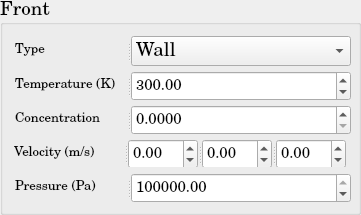
          <widget class="QGroupBox" name="DM_BoundaryCondition_Front">
           <property name="minimumSize">
            <size>
             <width>361</width>
             <height>215</height>
            </size>
           </property>
           <property name="maximumSize">
            <size>
             <width>361</width>
             <height>215</height>
            </size>
           </property>
           <property name="font">
            <font>
             <family>Century Schoolbook L</family>
             <pointsize>14</pointsize>
             <weight>50</weight>
             <bold>false</bold>
            </font>
           </property>
           <property name="title">
            <string>Front</string>
           </property>
           <layout class="QGridLayout" name="gridLayout_34">
            <item row="0" column="0">
             <widget class="QSplitter" name="splitter_81">
              <property name="minimumSize">
               <size>
                <width>338</width>
                <height>30</height>
               </size>
              </property>
              <property name="maximumSize">
               <size>
                <width>331</width>
                <height>30</height>
               </size>
              </property>
              <property name="orientation">
               <enum>Qt::Horizontal</enum>
              </property>
              <widget class="QLabel" name="DM_Type_Front_BC">
               <property name="minimumSize">
                <size>
                 <width>110</width>
                 <height>30</height>
                </size>
               </property>
               <property name="maximumSize">
                <size>
                 <width>110</width>
                 <height>30</height>
                </size>
               </property>
               <property name="text">
                <string>&lt;html&gt;&lt;head/&gt;&lt;body&gt;&lt;p&gt;&lt;span style=&quot; font-size:10pt;&quot;&gt;Type&lt;/span&gt;&lt;/p&gt;&lt;/body&gt;&lt;/html&gt;</string>
               </property>
              </widget>
              <widget class="QComboBox" name="DM_Type_Front_BC_ComboBox">
               <property name="minimumSize">
                <size>
                 <width>220</width>
                 <height>30</height>
                </size>
               </property>
               <property name="maximumSize">
                <size>
                 <width>220</width>
                 <height>30</height>
                </size>
               </property>
               <item>
                <property name="text">
                 <string>Wall</string>
                </property>
               </item>
               <item>
                <property name="text">
                 <string>Inlet</string>
                </property>
               </item>
               <item>
                <property name="text">
                 <string>Outlet</string>
                </property>
               </item>
               <item>
                <property name="text">
                 <string>Neumann</string>
                </property>
               </item>
               <item>
                <property name="text">
                 <string>Dirichlet</string>
                </property>
               </item>
              </widget>
             </widget>
            </item>
            <item row="1" column="0">
             <widget class="QSplitter" name="splitter_82">
              <property name="minimumSize">
               <size>
                <width>338</width>
                <height>30</height>
               </size>
              </property>
              <property name="maximumSize">
               <size>
                <width>331</width>
                <height>30</height>
               </size>
              </property>
              <property name="orientation">
               <enum>Qt::Horizontal</enum>
              </property>
              <widget class="QLabel" name="DM_Temperature_Front_BC">
               <property name="minimumSize">
                <size>
                 <width>110</width>
                 <height>30</height>
                </size>
               </property>
               <property name="maximumSize">
                <size>
                 <width>110</width>
                 <height>30</height>
                </size>
               </property>
               <property name="text">
                <string>&lt;html&gt;&lt;head/&gt;&lt;body&gt;&lt;p&gt;&lt;span style=&quot; font-size:10pt;&quot;&gt;Temperature (K)&lt;/span&gt;&lt;/p&gt;&lt;/body&gt;&lt;/html&gt;</string>
               </property>
              </widget>
              <widget class="QDoubleSpinBox" name="DM_Temperature_Front_BC_doubleSpinBox">
               <property name="minimumSize">
                <size>
                 <width>220</width>
                 <height>30</height>
                </size>
               </property>
               <property name="maximumSize">
                <size>
                 <width>220</width>
                 <height>30</height>
                </size>
               </property>
               <property name="font">
                <font>
                 <pointsize>11</pointsize>
                </font>
               </property>
               <property name="maximum">
                <double>1000000000.000000000000000</double>
               </property>
               <property name="value">
                <double>300.000000000000000</double>
               </property>
              </widget>
             </widget>
            </item>
            <item row="2" column="0">
             <widget class="QSplitter" name="splitter_103">
              <property name="minimumSize">
               <size>
                <width>338</width>
                <height>30</height>
               </size>
              </property>
              <property name="maximumSize">
               <size>
                <width>331</width>
                <height>30</height>
               </size>
              </property>
              <property name="orientation">
               <enum>Qt::Horizontal</enum>
              </property>
              <widget class="QLabel" name="DM_Concentration_Front_BC">
               <property name="minimumSize">
                <size>
                 <width>110</width>
                 <height>30</height>
                </size>
               </property>
               <property name="maximumSize">
                <size>
                 <width>110</width>
                 <height>30</height>
                </size>
               </property>
               <property name="text">
                <string>&lt;html&gt;&lt;head/&gt;&lt;body&gt;&lt;p&gt;&lt;span style=&quot; font-size:10pt;&quot;&gt;Concentration&lt;/span&gt;&lt;/p&gt;&lt;/body&gt;&lt;/html&gt;</string>
               </property>
              </widget>
              <widget class="QDoubleSpinBox" name="DM_Concentration_Front_BC_doubleSpinBox">
               <property name="minimumSize">
                <size>
                 <width>220</width>
                 <height>30</height>
                </size>
               </property>
               <property name="maximumSize">
                <size>
                 <width>220</width>
                 <height>30</height>
                </size>
               </property>
               <property name="font">
                <font>
                 <pointsize>11</pointsize>
                </font>
               </property>
               <property name="decimals">
                <number>4</number>
               </property>
               <property name="maximum">
                <double>1.000000000000000</double>
               </property>
               <property name="singleStep">
                <double>0.010000000000000</double>
               </property>
              </widget>
             </widget>
            </item>
            <item row="3" column="0">
             <widget class="QSplitter" name="splitter_83">
              <property name="orientation">
               <enum>Qt::Horizontal</enum>
              </property>
              <widget class="QLabel" name="DM_Velocity_Front_BC">
               <property name="minimumSize">
                <size>
                 <width>110</width>
                 <height>30</height>
                </size>
               </property>
               <property name="maximumSize">
                <size>
                 <width>110</width>
                 <height>30</height>
                </size>
               </property>
               <property name="text">
                <string>&lt;html&gt;&lt;head/&gt;&lt;body&gt;&lt;p&gt;&lt;span style=&quot; font-size:10pt;&quot;&gt;Velocity (m/s)&lt;/span&gt;&lt;/p&gt;&lt;/body&gt;&lt;/html&gt;</string>
               </property>
              </widget>
              <widget class="QSplitter" name="splitter_84">
               <property name="minimumSize">
                <size>
                 <width>220</width>
                 <height>30</height>
                </size>
               </property>
               <property name="maximumSize">
                <size>
                 <width>212</width>
                 <height>30</height>
                </size>
               </property>
               <property name="orientation">
                <enum>Qt::Horizontal</enum>
               </property>
               <widget class="QDoubleSpinBox" name="DM_Velocity_1d_Front_BC_doubleSpinBox">
                <property name="minimumSize">
                 <size>
                  <width>68</width>
                  <height>30</height>
                 </size>
                </property>
                <property name="maximumSize">
                 <size>
                  <width>70</width>
                  <height>30</height>
                 </size>
                </property>
                <property name="font">
                 <font>
                  <pointsize>11</pointsize>
                 </font>
                </property>
                <property name="minimum">
                 <double>-1000000000.000000000000000</double>
                </property>
                <property name="maximum">
                 <double>1000000000.000000000000000</double>
                </property>
               </widget>
               <widget class="QDoubleSpinBox" name="DM_Velocity_2d_Front_BC_doubleSpinBox">
                <property name="minimumSize">
                 <size>
                  <width>68</width>
                  <height>30</height>
                 </size>
                </property>
                <property name="maximumSize">
                 <size>
                  <width>70</width>
                  <height>30</height>
                 </size>
                </property>
                <property name="font">
                 <font>
                  <pointsize>11</pointsize>
                 </font>
                </property>
                <property name="minimum">
                 <double>-1000000000.000000000000000</double>
                </property>
                <property name="maximum">
                 <double>1000000000.000000000000000</double>
                </property>
               </widget>
               <widget class="QDoubleSpinBox" name="DM_Velocity_3d_Front_BC_doubleSpinBox">
                <property name="minimumSize">
                 <size>
                  <width>68</width>
                  <height>30</height>
                 </size>
                </property>
                <property name="maximumSize">
                 <size>
                  <width>70</width>
                  <height>30</height>
                 </size>
                </property>
                <property name="font">
                 <font>
                  <pointsize>11</pointsize>
                 </font>
                </property>
                <property name="minimum">
                 <double>-1000000000.000000000000000</double>
                </property>
                <property name="maximum">
                 <double>1000000000.000000000000000</double>
                </property>
               </widget>
              </widget>
             </widget>
            </item>
            <item row="4" column="0">
             <widget class="QSplitter" name="splitter_85">
              <property name="minimumSize">
               <size>
                <width>338</width>
                <height>30</height>
               </size>
              </property>
              <property name="maximumSize">
               <size>
                <width>331</width>
                <height>30</height>
               </size>
              </property>
              <property name="orientation">
               <enum>Qt::Horizontal</enum>
              </property>
              <widget class="QLabel" name="DM_Pressure_Front_BC">
               <property name="minimumSize">
                <size>
                 <width>110</width>
                 <height>30</height>
                </size>
               </property>
               <property name="maximumSize">
                <size>
                 <width>110</width>
                 <height>30</height>
                </size>
               </property>
               <property name="text">
                <string>&lt;html&gt;&lt;head/&gt;&lt;body&gt;&lt;p&gt;&lt;span style=&quot; font-size:10pt;&quot;&gt;Pressure (Pa)&lt;/span&gt;&lt;/p&gt;&lt;/body&gt;&lt;/html&gt;</string>
               </property>
              </widget>
              <widget class="QDoubleSpinBox" name="DM_Pressure_Front_BC_doubleSpinBox">
               <property name="minimumSize">
                <size>
                 <width>220</width>
                 <height>30</height>
                </size>
               </property>
               <property name="maximumSize">
                <size>
                 <width>220</width>
                 <height>30</height>
                </size>
               </property>
               <property name="font">
                <font>
                 <pointsize>11</pointsize>
                </font>
               </property>
               <property name="maximum">
                <double>1000000000.000000000000000</double>
               </property>
               <property name="value">
                <double>100000.000000000000000</double>
               </property>
              </widget>
             </widget>
            </item>
           </layout>
          </widget>
